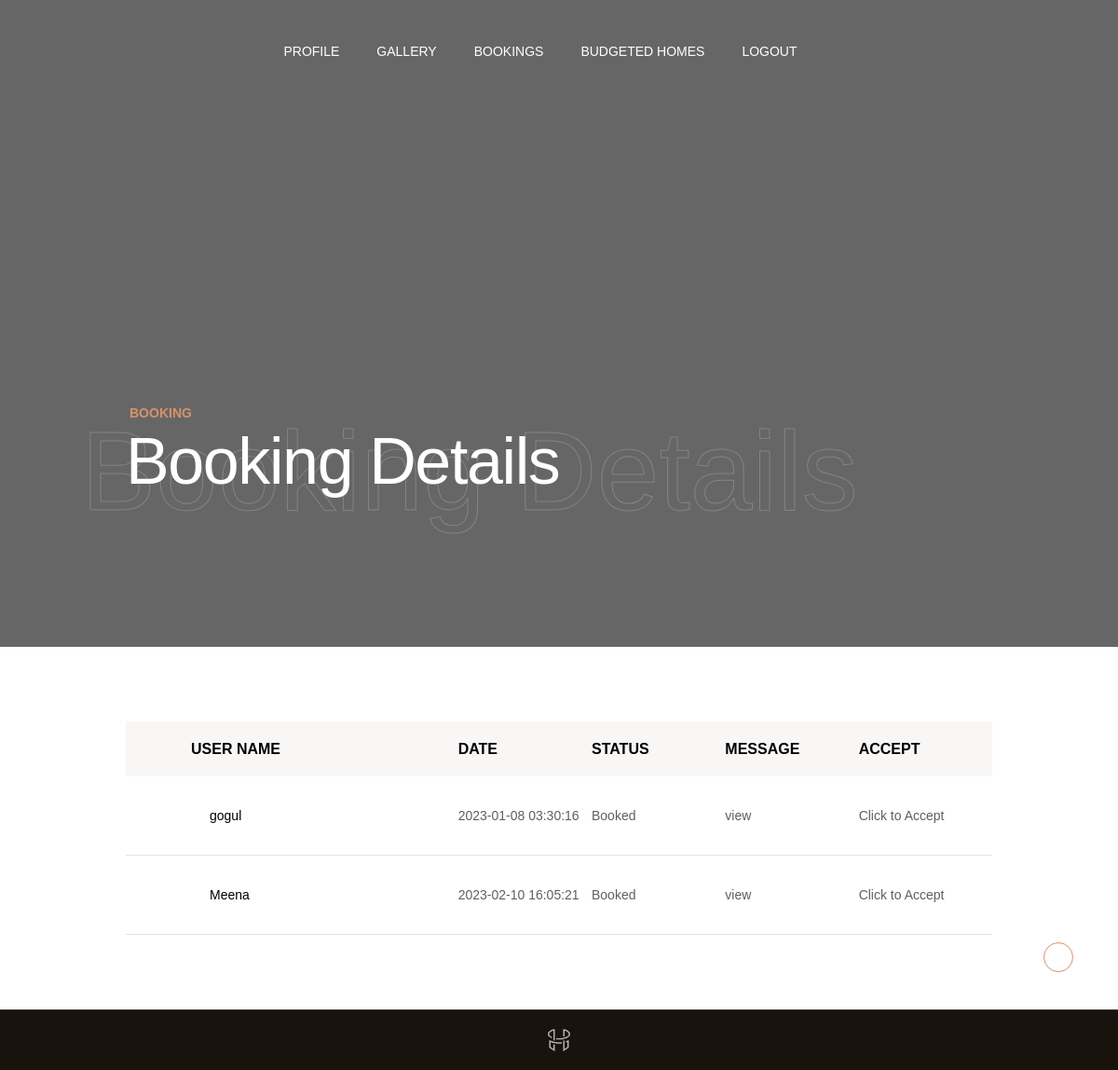
/architecture/booking.php (signed in), run on an earlier commit of the app's database.
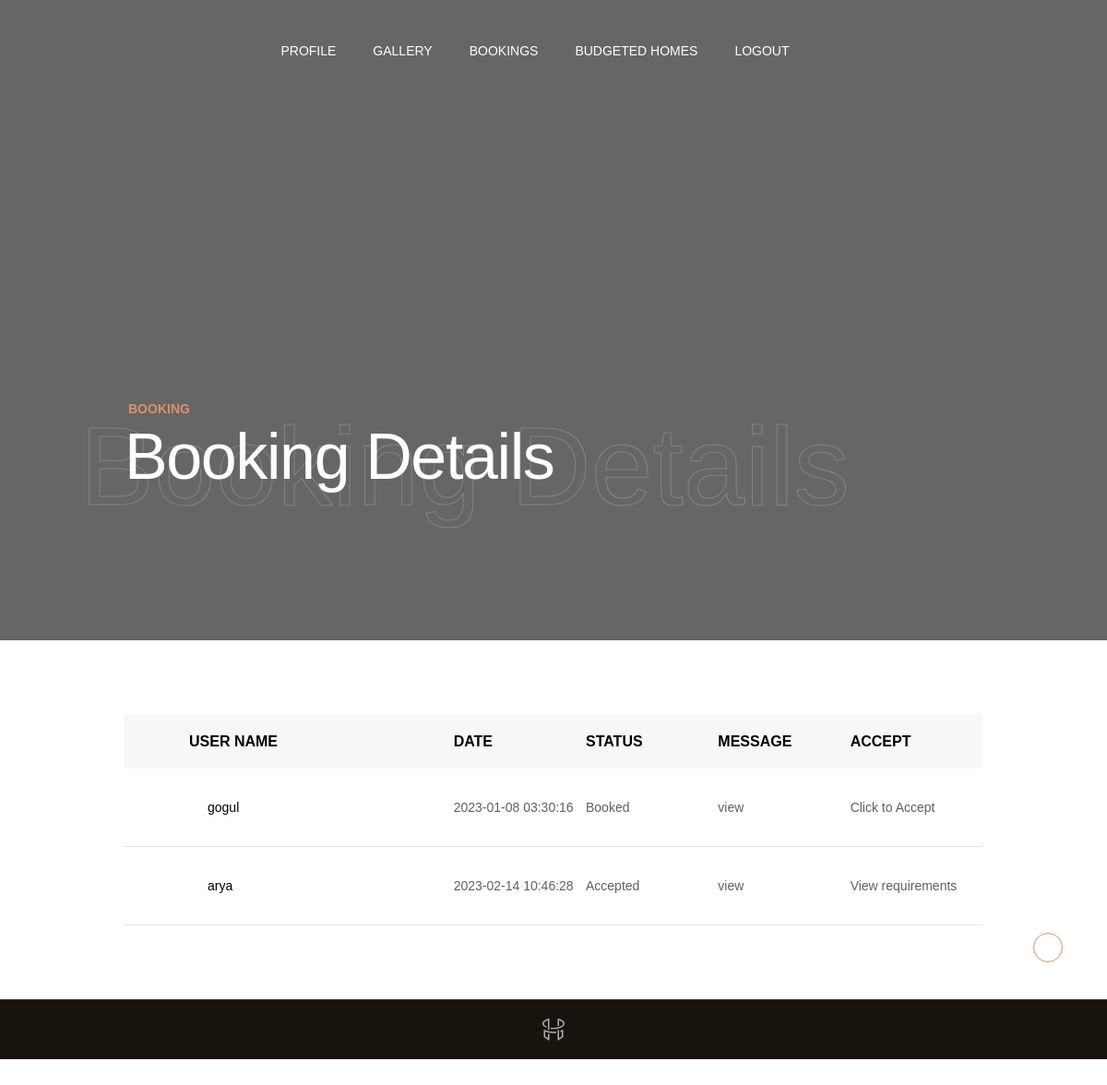
And on a later commit of the database.
### tables this page shows
CREATE TABLE IF NOT EXISTS `company_booking` (
  `b_id` int(30) NOT NULL AUTO_INCREMENT,
  `bl_id` int(30) NOT NULL,
  `bcl_id` int(30) NOT NULL,
  `b_fname` varchar(100) NOT NULL,
  `b_lname` varchar(100) NOT NULL,
  `b_email` varchar(100) NOT NULL,
  `b_address` varchar(100) NOT NULL,
  `b_contactnumber` varchar(100) NOT NULL,
  `b_status` varchar(100) NOT NULL,
  `b_date` timestamp NOT NULL DEFAULT CURRENT_TIMESTAMP,
  PRIMARY KEY (`b_id`)
);

### architecture/booking.php (the view, shortened to what this page needs)
<?php
include 'ar_header.php';
?>
  <div class="content-wrapper  js-content-wrapper">
        <section class="page-masthead">
          <div data-parallax="0.6" class="page-masthead__bg">
          </div>
          <div class="container">
            <div class="page-masthead__content">
              <div class="row justify-content-between md:justify-content-center align-items-center">
                <div class="col-lg-9 col-md-10">
                  <div data-anim="slide-up delay-1">
                    <div class="page-masthead__subtitle">Booking</div>
                    <div class="page-masthead__back_title">Booking Details</div>
                    <h1 class="page-masthead__title text-white">Booking Details</h1>
                  </div>
                </div>
              </div>
            </div>
          </div>
        </section>
        <section class="layout-pt-md layout-pb-md">
          <div class="container">
            <div class="row x-gap-60">
              <div class="col-lg">
                <div class="shopCart-header sm:d-none">
                  <div class="row no-gutters justify-content-between">
                    <div class="col-md-4">
                      <div class="shopCart-header__title">
                        User Name
                      </div>
                    </div>
                    <div class="col-md-2">
                      <div class="shopCart-header__title">
                        Date
                      </div>
                    </div>
                    <div class="col-md-2">
                      <div class="shopCart-header__title">
                        Status
                      </div>
                    </div>
                    <div class="col-md-2">
                      <div class="shopCart-header__title">
                        Message
                      </div>
                    </div>
                    <div class="col-md-2">
                      <div class="shopCart-header__title">
                        Accept
                      </div>
                    </div>
                  </div>
                </div>
                <div class="shopCart-products">
                  <?php
 $sql="SELECT *  FROM company_booking WHERE bcl_id=$c_id";
                    $result = $con->query($sql);
                               while($row= mysqli_fetch_array($result))
                                 {
                                  ?>
                  <div class="shopCart-products__item">
                    <div class="row no-gutters y-gap-10 justify-content-between">
                      <div class="col-md-4">
                        <div class="shopCart-products__product">
                          <div class="title"><?php echo  $b_fname= $row['b_fname']; ?></div>
                        </div>
                      </div>
                      <div class="col-md-2 sm:mt-16">
                        <div class="d-flex h-100 align-items-center">
                          <div class="shopCart-products__price text-grey">
                             <?php echo  $b_date=$row['b_date']; ?>
                          </div>
                        </div>
                      </div>
                      <div class="col-md-2">
                        <div class="d-flex h-100 align-items-center">
                          <div class="shopCart-products__quantity text-grey">
                            <?php echo  $b_status=$row['b_status']; ?>
                          </div>
                        </div>
                      </div>
                        <div class="col-md-2">
                        <div class="d-flex h-100 align-items-center">
                          <div class="shopCart-products__quantity text-grey">
                          <a href="messegeuser.php?cl_id=<?php echo  $bl_id=$row['bl_id']; ?>">  view</a>
                          </div>
                        </div>
                      </div>
                      <div class="col-md-2">
                        <div class="d-flex h-100 align-items-center">
                          <div class="shopCart-products__subtotal text-grey">
                            <div class="shopCart-products__cross">
                              <?php
$dddd="Booked";
                               if($b_status==$dddd)
                               {
                                ?>
                       <a href="accrej.php?b_id=<?php echo $row['b_id']; ?>"> Click to Accept</a>
                     <?php  }
                     else
                     {
                      ?>
                      <a href="viewreq.php?b_id=<?php echo $row['b_id']; ?>"> View requirements</a>
                      <?php
                     }
                     ?>
                      </div>
                          </div>
                        </div>
                      </div>
                    </div>
                  </div>
                <?php   }
                                 ?>
                </div>
              </div>
              </div>
          </div>
        </section>
       <?php
include 'ar_footer.php';
?>

### architecture/ar_header.php (shortened to what this page needs)
<?php
$l_id=$_SESSION['l_id'];
 include'../database.php';
                  $results = $con->query("select * from company_registration WHERE cl_id=$l_id");
                               while($rows= mysqli_fetch_array($results))
                                 {
                   $c_id= $rows['c_id'];
								 }
                                 ?>
<!DOCTYPE html>
<html lang="en">
<head>
  <link rel="stylesheet" href="css/vendors.css">
  <link rel="stylesheet" href="css/main.css">
   <link rel="stylesheet" href="css/all.min.css">
</head>
<body class="preloader-visible" data-barba="wrapper">
  <div class="barba-container" data-barba="container">
    <main class="main-content  ">
      <header class="header  js-header">
        <div class="header__bar  js-header-bar">
          <div class="row justify-content-between align-items-center">
            <div class="col-auto z-5 js-header-item">
              <div class="header__item -margin-sm">
                <div class="header__logo text-white js-header-logo">
                  <a data-barba href="index.html">
                    <i class="icon icon-logo"></i>
                  </a>
                </div>
              </div>
            </div>
            <div class="menu js-menu ">
              <div class="menu__container">
                <ul class="nav js-navList ">
                  <li class="text-white">
                    <a data-barba href="architectureprofile.php">Profile</a>
                  </li>
                    <li class="text-white">
                    <a data-barba href="gallery.php">Gallery</a>
                  </li>
                   <li class="text-white menu-item-has-children">
                    <a data-barba href="#">Bookings</a>
                  </li>
                   <li class="text-white ">
                    <a data-barba href="budgeted_home.php">Budgeted Homes</a>
                  </li>
                   <li class="text-white">
                        <a data-barba href="logout.php">Logout</a>
                      </li>
                </ul>
              </div>
            </div>
            <div class="col-auto z-5 sm:pos-unset js-header-item">
            </div>
          </div>
        </div>
      </header>

### architecture/ar_footer.php (shortened to what this page needs)
 <footer class="footer -type-1">
          <div class="footer__bottom">
            <div class="container">
              <div class="row align-items-center justify-content-between sm:justify-content-start">
                <div class="col-auto sm:order-1">
                  <div class="footer__logo">
                    <img src="img/general/logo.svg" alt="logo">
                  </div>
                </div>
              </div>
            </div>
          </div>
          <div data-cursor class="backButton js-backButton">
            <div class="nav -slider">
              <div class="nav__item -left">
                <i class="icon icon-right-arrow"></i>
              </div>
            </div>
          </div>
        </footer>
      </div>
    </main>
  </div>
</body>
</html>

What changed in the data, as far as the page shows it:
changed company_booking: b_fname "Meena" → "arya"; b_date "2023-02-10 16:05:21" → "2023-02-14 10:46:28"; b_status "Booked" → "Accepted"; b_status "Click to Accept" → "View requirements"
